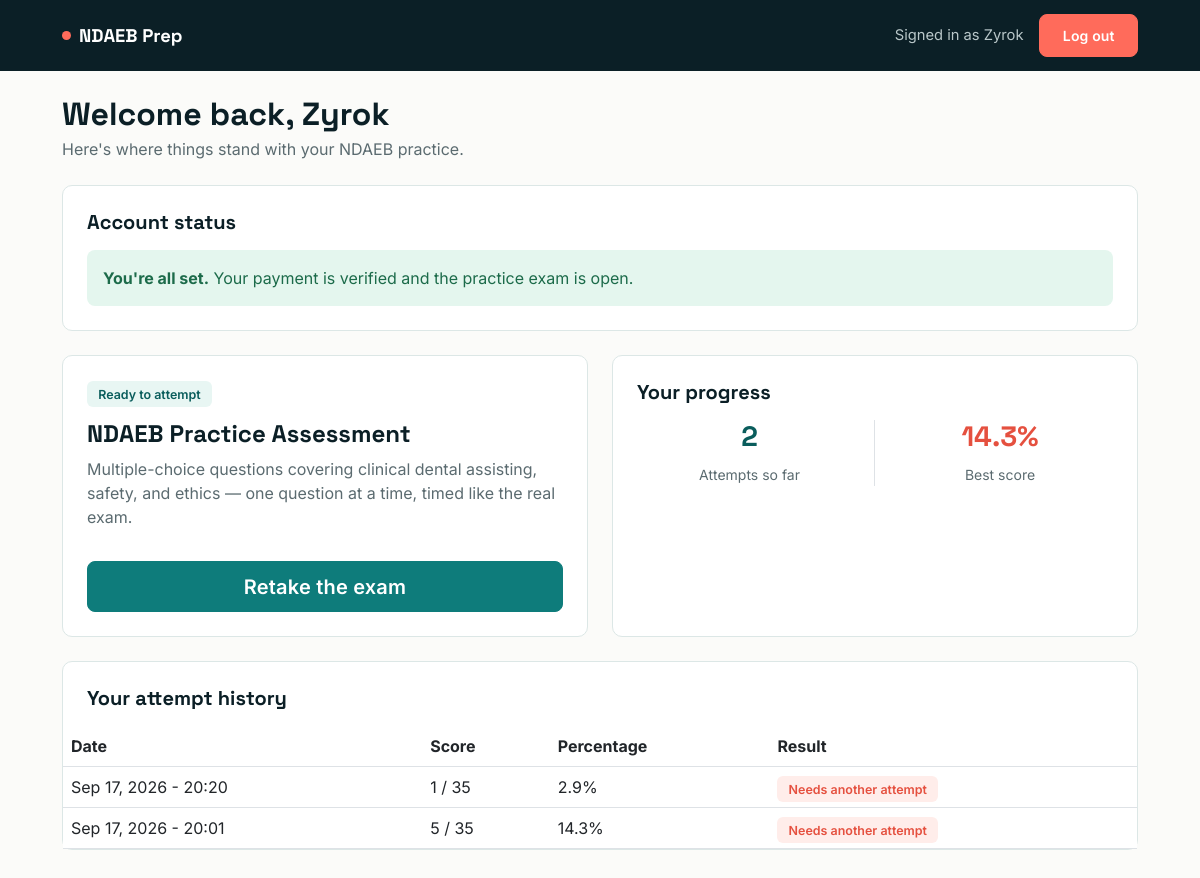
Before: /dashboard/ (signed in) with the older database file.
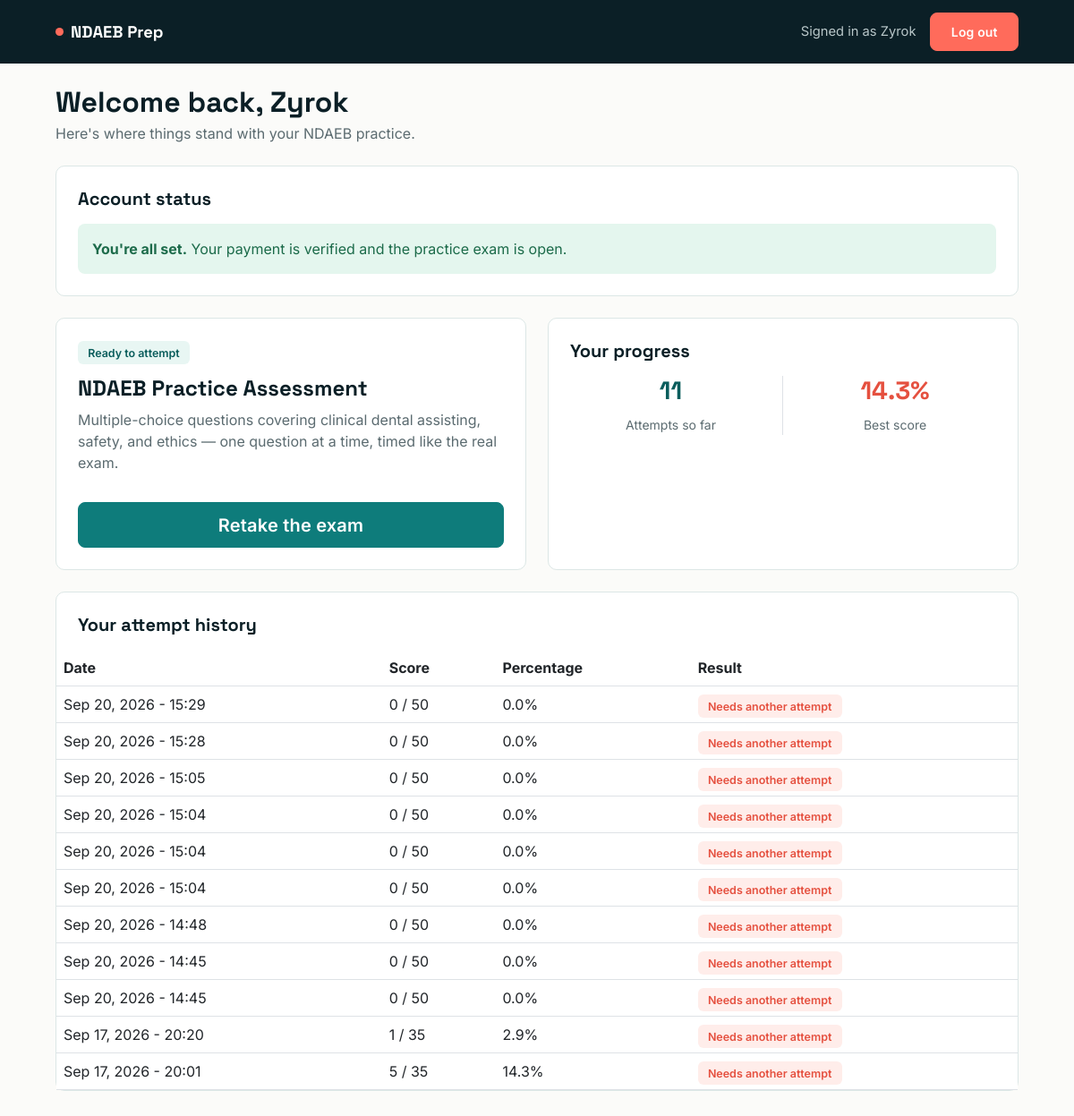
After: the same page with the newer database file.
### main/models.py (models this page shows, shortened)
class ExamAttempt(models.Model):
    user = models.ForeignKey(User, on_delete=models.CASCADE, related_name='attempts')
    score = models.IntegerField()
    total_questions = models.IntegerField()
    percentage = models.FloatField()
    user_answers = models.JSONField(default=dict, blank=True)  # Stores {"question_id": "selected_option"}
    date_taken = models.DateTimeField(auto_now_add=True)

### main/views.py (the view)
# urls.py: path('dashboard/', views.dashboard_view, name='dashboard'),
@login_required
def dashboard_view(request):
    if request.user.is_staff:
        return redirect('admin_panel')
    attempts = ExamAttempt.objects.filter(user=request.user).order_by('-date_taken')
    attempts_count = attempts.count()
    highest_score = max([att.percentage for att in attempts], default=0)
    context = {
        'attempts': attempts,
        'attempts_count': attempts_count,
        'highest_score': round(highest_score, 1),
        'payment_status': request.user.profile.payment_status,
    }
    return render(request, 'dashboard.html', context)

### templates/dashboard.html (shortened to what this page needs)
{% extends 'base.html' %}
{% block content %}
  <div class="mb-4">
    <h2 class="fw-bold mb-1">Welcome back, {{ user.username }}</h2>
    <p style="color:var(--slate);">Here's where things stand with your NDAEB practice.</p>
  </div>
  <div class="surface-card p-4 mb-4">
    <h5 class="fw-bold mb-3">Account status</h5>
    {% if payment_status == 'UNPAID' %}
      <div class="alert alert-warning mb-3">
        <strong>One step left:</strong> complete your registration payment, then let us know so we can activate your exam access.
      </div>
      <form method="POST" action="{% url 'confirm_payment' %}">
        {% csrf_token %}
        <button type="submit" class="btn btn-coral">I've made my payment</button>
      </form>
    {% elif payment_status == 'PENDING' %}
      <div class="alert alert-info mb-0">
        <strong>Under review:</strong> your payment confirmation is with an admin. Exam access unlocks automatically once it's approved — no need to do anything else.
      </div>
    {% elif payment_status == 'APPROVED' %}
      <div class="alert alert-success mb-0">
        <strong>You're all set.</strong> Your payment is verified and the practice exam is open.
      </div>
    {% endif %}
  </div>
  <div class="row g-4 mb-4">
    <div class="col-md-6">
      <div class="surface-card p-4 h-100 d-flex flex-column justify-content-between">
        <div>
          <span class="{% if payment_status == 'APPROVED' %}
              badge-soft-teal
            {% else %}
              badge-soft-coral
            {% endif %}">
            {% if payment_status == 'APPROVED' %}
              Ready to attempt
            {% else %}
              Locked until payment is approved
            {% endif %}
          </span>
          <h4 class="fw-bold mt-3 mb-2">NDAEB Practice Assessment</h4>
          <p style="color:var(--slate);">Multiple-choice questions covering clinical dental assisting, safety, and ethics — one question at a time, timed like the real exam.</p>
        </div>
        <div class="mt-3">
          {% if payment_status == 'APPROVED' %}
            <a href="{% url 'exam' %}" class="btn btn-primary btn-lg w-100">
              {% if attempts_count > 0 %}
                Retake the exam
              {% else %}
                Start the exam
              {% endif %}
            </a>
          {% else %}
            <button class="btn btn-secondary btn-lg w-100" disabled>Locked — payment required</button>
          {% endif %}
        </div>
      </div>
    </div>
    <div class="col-md-6">
      <div class="surface-card p-4 h-100">
        <h5 class="fw-bold mb-3">Your progress</h5>
        <div class="row text-center my-3">
          <div class="col-6 border-end">
            <h3 class="fw-bold" style="color:var(--teal-dark);">{{ attempts_count|default:'0' }}</h3>
            <span style="color:var(--slate);" class="small">Attempts so far</span>
          </div>
          <div class="col-6">
            <h3 class="fw-bold" style="color:var(--coral-dark);">{{ highest_score|default:'0' }}%</h3>
            <span style="color:var(--slate);" class="small">Best score</span>
          </div>
        </div>
      </div>
    </div>
  </div>
  <div class="surface-card">
    <div class="p-4 pb-3">
      <h5 class="fw-bold mb-0">Your attempt history</h5>
    </div>
    <div class="table-responsive">
      <table class="table table-hover align-middle mb-0">
        <thead>
          <tr>
            <th>Date</th>
            <th>Score</th>
            <th>Percentage</th>
            <th>Result</th>
          </tr>
        </thead>
        <tbody>
          {% for attempt in attempts %}
            <tr>
              <td>{{ attempt.date_taken|date:'M d, Y - H:i' }}</td>
              <td>{{ attempt.score }} / {{ attempt.total_questions }}</td>
              <td>{{ attempt.percentage }}%</td>
              <td>
                {% if attempt.percentage >= 60 %}
                  <span class="badge-soft-teal">Passed</span>
                {% else %}
                  <span class="badge-soft-coral">Needs another attempt</span>
                {% endif %}
              </td>
            </tr>
          {% empty %}
            <tr>
              <td colspan="4" class="text-center py-4" style="color:var(--slate);">You haven't attempted a practice exam yet — your results will show up here.</td>
            </tr>
          {% endfor %}
        </tbody>
      </table>
    </div>
  </div>
{% endblock %}

### templates/base.html (shortened to what this page needs)
<!DOCTYPE html>
<html lang="en">
  <head>
    <link href="https://cdn.jsdelivr.net/npm/bootstrap@5.3.0/dist/css/bootstrap.min.css" rel="stylesheet" />
  </head>
  <body>
    {% block layout %}
      <nav class="app-nav">
        <div class="container container-app d-flex justify-content-between align-items-center">
          <a class="brand" href="{% url 'dashboard' %}"><span class="dot"></span>NDAEB&nbsp;Prep</a>
          <div class="d-flex align-items-center gap-3">
            {% if user.is_authenticated %}
              <span class="welcome d-none d-sm-inline">Signed in as {{ user.username }}</span>
              <a href="{% url 'logout' %}" class="btn btn-coral btn-sm">Log out</a>
            {% else %}
              <a href="{% url 'index' %}" class="btn btn-coral btn-sm">Log in</a>
            {% endif %}
          </div>
        </div>
      </nav>
      <div class="container container-app pb-5 pt-4">
        {% block content %}
        {% endblock %}
      </div>
    {% endblock %}
  </body>
</html>

### templates/base.html (style rules this page uses)
:root { --ink: #0b1f26; --teal: #0e7c7b; --teal-dark: #0a5d5c; --teal-light: #e8f6f3; --coral: #ff6b5b; --coral-dark: #e5503f; --paper: #fbfbf9; --slate: #5b6b70; --line: #dce7e6; --radius: 10px; }
* { box-sizing: border-box; }
body { font-family: 'Inter', sans-serif; background: var(--paper); color: var(--ink); -webkit-font-smoothing: antialiased; }
h1, h2, h3, h4, h5, .brand-font { font-family: 'Space Grotesk', sans-serif; color: var(--ink); }
a { color: var(--teal-dark); }
.btn { border-radius: 8px; font-weight: 600; padding: 0.6rem 1.4rem; letter-spacing: 0.01em; }
.btn-primary { background: var(--teal); border-color: var(--teal); }
.btn-coral { background: var(--coral); border-color: var(--coral); color: #fff; }
.app-nav { background: var(--ink); padding: 0.9rem 0; }
.app-nav .brand { color: #fff; font-family: 'Space Grotesk', sans-serif; font-weight: 700; font-size: 1.15rem; text-decoration: none; display: flex; align-items: center; gap: 0.5rem; }
.app-nav .brand .dot { width: 9px; height: 9px; border-radius: 50%; background: var(--coral); display: inline-block; }
.app-nav .welcome { color: #b9c7c9; font-size: 0.92rem; }
.surface-card { background: #fff; border: 1px solid var(--line); border-radius: var(--radius); }
.badge-soft-teal { background: var(--teal-light); color: var(--teal-dark); font-weight: 600; padding: 0.35rem 0.7rem; border-radius: 6px; font-size: 0.78rem; }
.badge-soft-coral { background: #ffedea; color: var(--coral-dark); font-weight: 600; padding: 0.35rem 0.7rem; border-radius: 6px; font-size: 0.78rem; }
.table thead { background: var(--teal-light); color: var(--teal-dark); }
.alert { border-radius: 8px; border: none; }
.alert-success { background: #e4f6ee; color: #1c6b4a; }
.container-app { max-width: 1100px; }

Changed rows visible on the page:
added ExamAttempt: date_taken "Sep 20, 2026 - 15:29", score "0", total_questions "50", percentage "0.0", shows "Needs another attempt"
added ExamAttempt: date_taken "Sep 20, 2026 - 15:28", score "0", total_questions "50", percentage "0.0", shows "Needs another attempt"
added ExamAttempt: date_taken "Sep 20, 2026 - 15:05", score "0", total_questions "50", percentage "0.0", shows "Needs another attempt"
added ExamAttempt: date_taken "Sep 20, 2026 - 15:04", score "0", total_questions "50", percentage "0.0", shows "Needs another attempt"
added ExamAttempt: date_taken "Sep 20, 2026 - 15:04", score "0", total_questions "50", percentage "0.0", shows "Needs another attempt"
added ExamAttempt: date_taken "Sep 20, 2026 - 15:04", score "0", total_questions "50", percentage "0.0", shows "Needs another attempt"
added ExamAttempt: date_taken "Sep 20, 2026 - 14:48", score "0", total_questions "50", percentage "0.0", shows "Needs another attempt"
added ExamAttempt: date_taken "Sep 20, 2026 - 14:45", score "0", total_questions "50", percentage "0.0", shows "Needs another attempt"
added ExamAttempt: date_taken "Sep 20, 2026 - 14:45", score "0", total_questions "50", percentage "0.0", shows "Needs another attempt"
Other visible differences:
{{ attempts_count|default:'0' }}: "2" → "11"
